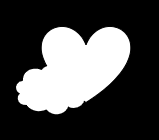
#> input picture images/3.png, 159 x 140 px
$ jupyter execute --allow-errors fourier_descriptor_tests.ipynb
#> lines starting #> are read from the running program, lines starting #| are printed output that depends on the picture; after the words box and inside, x2 and y2 are one past the last pixel; in counts of white or black regions, pixels touching at a corner belong together
### useful.py
import cv2
from skimage.measure import label, regionprops
import numpy as np
import psutil
import csv
import time

def connected_components(img):
    lbl = label(img)
    blobs = regionprops(lbl)
    return blobs
def my_preprocessing(img):
    img_denoised = denoised(img)
    img_bin, th = binarized(img_denoised)
    return img_bin

# [5 lines left out: function read_input, not called in this run]

def denoised(img):
    denoised_img = cv2.fastNlMeansDenoising(img,None,30,7,30)
#     cv2.imwrite(os.path.join(output_path, 'denoised.jpg'),denoised_img)
    return denoised_img

def binarized(img, threshold = -1):
    th, img_th = cv2.threshold(img, 0, 255, cv2.THRESH_BINARY+cv2.THRESH_OTSU)
    # print(' OT threshold: ',th)
    #print('threshold using: ',th+10)
    th, img_th = cv2.threshold(img, th+10, 255 , cv2.THRESH_BINARY)
    #cv2.imwrite(os.path.join(output_path,'binarized.jpg'),img_th)
    #print('threshold using: ',th)
    return img_th, th

def sample_polygon_uniformly(contour, M):
    x = contour[:,0,0]
    y = contour[:,0,1]
    L = path_length(x,y)
    N = len(x)
    delta = L/M
#     print(len(y))

    gx = np.zeros(M)
    gy = np.zeros(M)
    gx[0] = x[0]
    gy[0] = y[0]

    i = 0
    k = 1
    alpha = 0
    beta = delta

    while (i<N)and(k<M) :
        vax = x[i]
        vay = y[i]
        vbx = x[i+1]
        vby = y[i+1]

        lenth_seg = abs( pow((pow((vax-vbx),2) + pow((vay-vby),2)), .5))

        while (beta<=(alpha+lenth_seg))and(k<M):
            gx[k] = vax + (beta-alpha)/lenth_seg*(vbx-vax)
            gy[k] = vay + (beta-alpha)/lenth_seg*(vby-vay)
            k = k + 1
            beta = beta + delta
        alpha = alpha + lenth_seg
        i = i+1

    return gx, gy

def path_length(x,y):
    N = len(x)
    L = 0
    for i in range(0,N-1):
        L = L + abs( pow((pow((x[i+1]-x[i]),2) + pow((y[i+1]-y[i]),2)), .5))
    return L

# [42 lines of commented-out code are left out]

# [35 lines left out: function log_resource_usage, not called in this run]

### fourier.py
import cv2
import cv2
import numpy as np
from scipy.optimize import minimize_scalar

def fourier_descriptors(contour_complex, num_coefficients = None):
    # Convert the contour points to complex numbers
    #contour_complex = np.empty(len(contour), dtype=complex)
    #contour_complex.real = contour[:, 0]
    #contour_complex.imag = contour[:, 1]

    # Apply Fourier Transform
    descriptors = np.fft.fft(contour_complex)

    if num_coefficients is not None:
        descriptors_truncated = np.empty(num_coefficients, dtype=complex)
        for m in range(0,num_coefficients):
            if (m <= np.floor(num_coefficients/2)):
                descriptors_truncated[m] = descriptors[m]
            else:
                descriptors_truncated[m] = descriptors[len(descriptors) - num_coefficients + m]

        return descriptors_truncated
    else:
        return descriptors

# [48 lines left out: functions reduce_fourier_length, reconstruct_image, make_start_point_invariant, get_start_point_phase, shift_start_point_phase, not called in this run]

def complex_l2(f1,f2):
    a = f1 -f2
    return np.sqrt(np.sum((a.real)**2 + (a.imag)**2))

def complex_l2_sqrd(f1,f2):
    a = f1 -f2
    return np.sum((a.real)**2 + (a.imag)**2)

### fourier_descriptor_tests.ipynb
[cell 1]
import cv2
from useful import *
from shape_classes import *
import bisect
import numpy as np
import matplotlib.pyplot as plt
from PIL import Image
from fourier import *
from scipy.optimize import minimize_scalar

[cell 2]
layout_name = "3.png"
layout_path = os.path.join( os.getcwd(), 'images', layout_name)


layout_image = Image.open(layout_path)
#> layout_image is the input picture: PIL image 159x140 RGBA; mean R, G, B, A 74.6, 74.6, 74.6, 255
image_array = np.array(layout_image)
# img = 255 - image_array[:,:,0]
img = image_array[:,:,0]
plt.imshow(img)
plt.show()
img_bin = my_preprocessing(img)
#> in binarized, `th, img_th = cv2.threshold(img, 0, 255, cv2.THRESH_BINARY+cv2.THRESH_O..`:
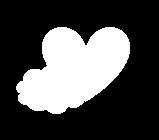
#> img_th: shape (140, 159); 29.3% white; 1 white region, box (x1, y1, x2, y2) and area: (16, 27, 130, 114) 6516
#> in binarized, `th, img_th = cv2.threshold(img, 0, 255, cv2.THRESH_BINARY+cv2.THRESH_O..`: th = 126
#> in binarized, `th, img_th = cv2.threshold(img, th+10, 255 , cv2.THRESH_BINARY)`: img_th: shape (140, 159); 29.2% white; 1 white region, box (x1, y1, x2, y2) and area: (16, 27, 130, 114) 6504
#> in binarized, `th, img_th = cv2.threshold(img, th+10, 255 , cv2.THRESH_BINARY)`: th = 136
blobs_layout = connected_components(img_bin)
#> in connected_components, `lbl = label(img)`: lbl: shape (140, 159) int64; values 0 (black) and 1 (white), 29.2% white; 1 white region
#> in connected_components, `blobs = regionprops(lbl)`: blobs = 1 regions; box (x1, y1, x2, y2) and area: (16, 27, 130, 114) 6504
#> blobs_layout has the same summary as blobs in connected_components

for blob in blobs_layout:
    blob_img = blob.image
    contour, _ = cv2.findContours(img, cv2.RETR_EXTERNAL, cv2.CHAIN_APPROX_SIMPLE)
    gx,gy = sample_polygon_uniformly(contour[0],200)
    contour_sampled = gx + gy*1.0j
    f_descriptors_layout = fourier_descriptors(contour_sampled)
#> this loop made 1 pass
#> delta in sample_polygon_uniformly on pass 1: 1.84
#> pass 1, `blob_img = blob.image`:
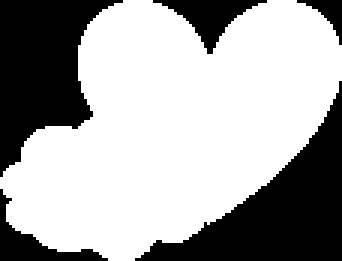
#> blob_img: shape (87, 114) bool (shown 3 times larger); 65.6% white; 5 black regions, box (x1, y1, x2, y2) and area: (45, 27, 114, 87) 1511, (0, 0, 41, 59) 1333, (51, 0, 89, 18) 256, (0, 63, 36, 87) 234, (99, 0, 114, 15) 80

layout_name = "3.png"
layout_path = os.path.join( os.getcwd(), 'images', layout_name)


layout_image = Image.open(layout_path)
image_array = np.array(layout_image)
# img = 255 - image_array[:,:,0]
img = image_array[:,:,0]
plt.imshow(img)
plt.show()
img_bin = my_preprocessing(img)
blobs_layout = connected_components(img_bin)

#> (the rest of this cell did not finish here and is left out)

[cell 3]
original_shape = img.shape
#> original_shape = (140, 159)

#> (the rest of this cell did not finish here and is left out)
